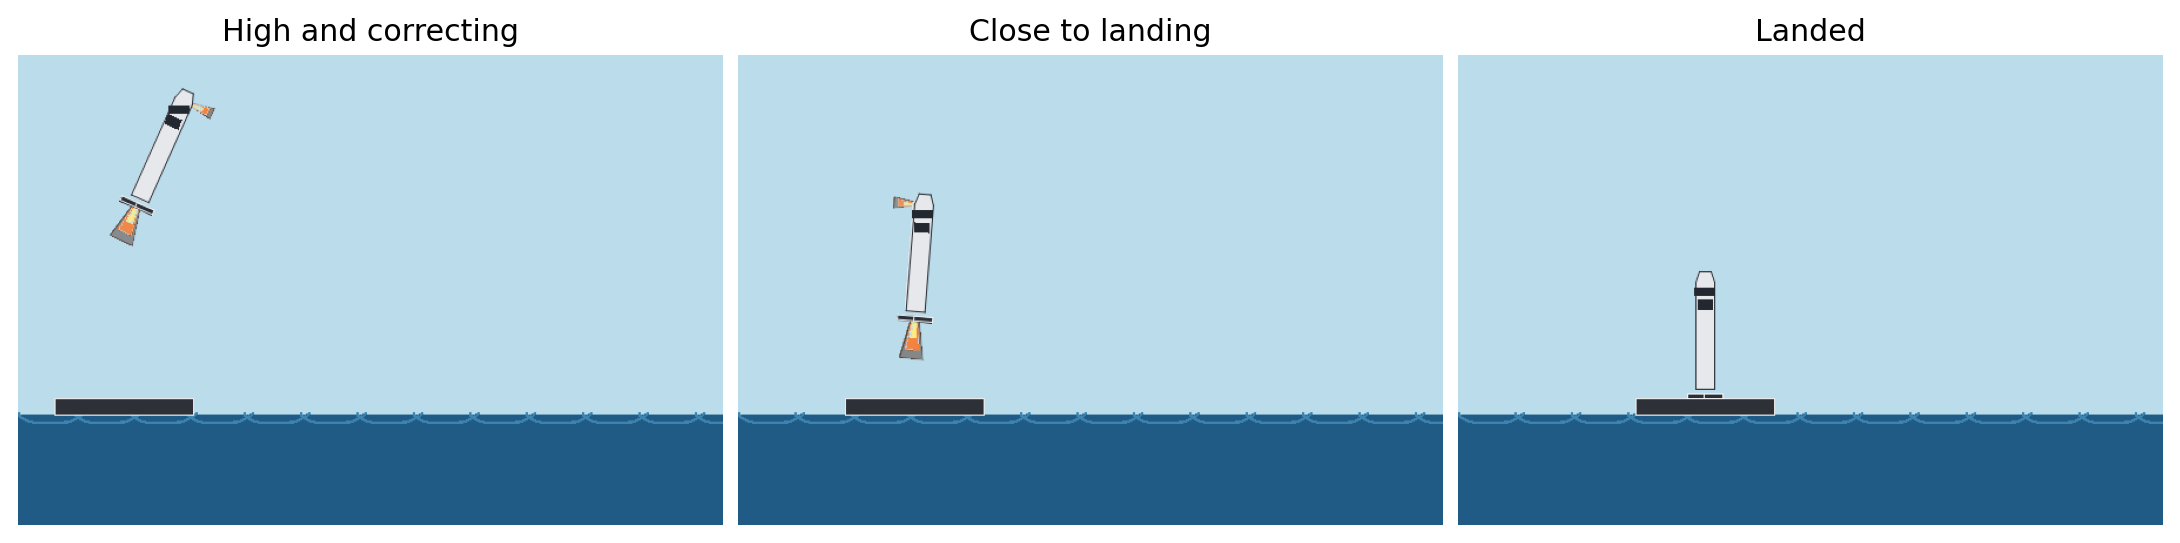

Python code for this plot:
"""Capture three real PlatformLander render frames.

Run:

    python booster_landing_stages.py

The script saves three individual environment screenshots and one combined
three-panel image in the same directory.
"""

from __future__ import annotations

import sys
from pathlib import Path

import matplotlib.pyplot as plt


PROJECT_ROOT = Path(__file__).resolve().parent
SRC = PROJECT_ROOT / "src"
if str(SRC) not in sys.path:
    sys.path.insert(0, str(SRC))

from platform_lander import PlatformLander  # noqa: E402
from platform_lander.platform_lander import BOOSTER_BOTTOM, SCALE  # noqa: E402


OUT_DIR = PROJECT_ROOT


def set_scene(
    env: PlatformLander,
    *,
    platform_x: float,
    booster_x: float,
    booster_y: float,
    booster_angle: float,
    bottom_flame_power: float,
    top_flame_power: float,
    top_flame_direction: int,
):
    assert env.platform is not None
    assert env.booster is not None

    env.platform.position = (platform_x, env.platform_y)
    env.platform_direction = 1
    env.platform.linearVelocity = (env.platform_speed, 0.0)

    env.booster.position = (booster_x, booster_y)
    env.booster.angle = booster_angle
    env.booster.linearVelocity = (0.0, 0.0)
    env.booster.angularVelocity = 0.0
    env.booster.awake = True

    env.bottom_flame_power = bottom_flame_power
    env.top_flame_power = top_flame_power
    env.top_flame_direction = top_flame_direction

    return env.render()


def save_frame(image, filename: str):
    path = OUT_DIR / filename
    plt.imsave(path, image)
    return path


def main():
    env = PlatformLander(render_mode="rgb_array")
    env.reset(seed=7)

    target_y = env.platform_y + env.platform_half_height + BOOSTER_BOTTOM / SCALE

    scenes = [
        (
            "High and correcting",
            set_scene(
                env,
                platform_x=3.0,
                booster_x=4.1,
                booster_y=10.7,
                booster_angle=-0.42,
                bottom_flame_power=0.95,
                top_flame_power=1.0,
                top_flame_direction=-1,
            ),
            "booster_landing_stage_1_high.png",
        ),
        (
            "Close to landing",
            set_scene(
                env,
                platform_x=5.0,
                booster_x=5.15,
                booster_y=target_y + 2.2,
                booster_angle=-0.08,
                bottom_flame_power=1.0,
                top_flame_power=0.85,
                top_flame_direction=1,
            ),
            "booster_landing_stage_2_close.png",
        ),
        (
            "Landed",
            set_scene(
                env,
                platform_x=7.0,
                booster_x=7.0,
                booster_y=target_y,
                booster_angle=0.0,
                bottom_flame_power=0.0,
                top_flame_power=0.0,
                top_flame_direction=0,
            ),
            "booster_landing_stage_3_landed.png",
        ),
    ]

    for _, image, filename in scenes:
        save_frame(image, filename)

    fig, axes = plt.subplots(1, 3, figsize=(12, 4), constrained_layout=True)
    for ax, (title, image, _) in zip(axes, scenes):
        ax.imshow(image)
        ax.set_title(title, fontsize=12)
        ax.axis("off")

    combined_path = OUT_DIR / "booster_landing_stages.png"
    fig.savefig(combined_path, dpi=180, bbox_inches="tight")
    plt.close(fig)
    env.close()

    print(f"saved {combined_path}")
    for _, _, filename in scenes:
        print(f"saved {OUT_DIR / filename}")


if __name__ == "__main__":
    main()
